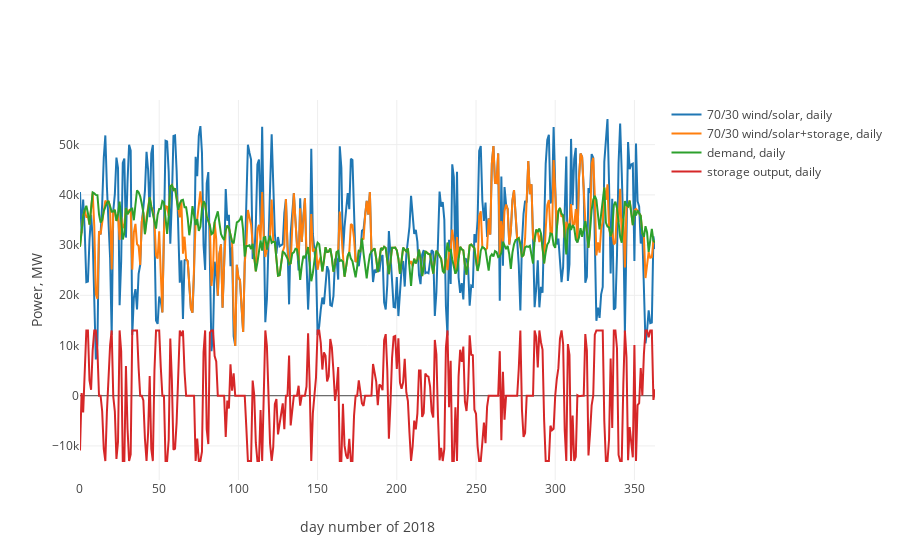
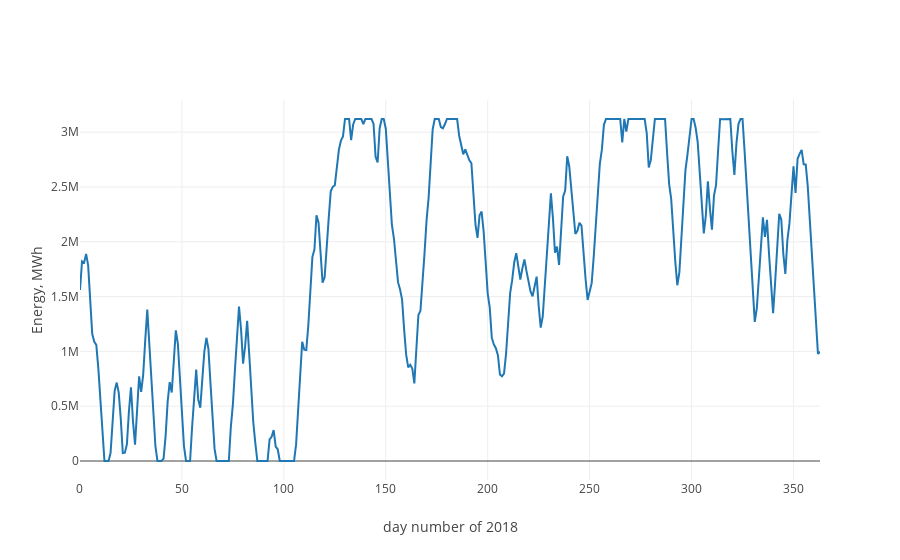

Notebook source saved alongside these figures, in order:
### Code cell
trace1 = go.Scatter(x=times_day[dayssim],y=renewmix[dayssim],name="70/30 wind/solar, daily")
trace2 = go.Scatter(x=times_day[dayssim],y=renewmix[dayssim]+store_out[dayssim],name="70/30 wind/solar+storage, daily")
trace3 = go.Scatter(x=times_day[dayssim],y=demand_day[dayssim],name="demand, daily")
trace4 = go.Scatter(x=times_day[dayssim],y=store_out[dayssim],name="storage output, daily")

#trace1 = go.Scatter(x=times_day,y=renewmix,name="70/30 wind/solar, daily")
iplot(go.Figure(data=[trace1,trace2,trace3,trace4],layout=layoutsk))

layoutene = go.Layout(yaxis=dict(automargin=True,title='Energy, MWh'),xaxis=dict(title='day number of 2018'))
trace4 = go.Scatter(x=times_day[dayssim],y=store_ene[dayssim],name="storage energy, daily")
iplot(go.Figure(data=[trace4],layout=layoutene))

### Figure 1 — Plotly figure (JSON) as saved in the notebook; plotly's stock layout.template omitted (floating-point values rounded to 4 significant figures; data arrays with more than 128 entries replaced by an {"elided": "..."} marker saying what was removed)
{"data": [{"name": "70/30 wind/solar, daily", "type": "scatter", "uid": "33e7b9b6-a0f5-4176-bfa0-e723844c99ca", "x": {"elided": "364 float values"}, "y": {"elided": "364 float values"}}, {"name": "70/30 wind/solar+storage, daily", "type": "scatter", "uid": "e501a6ac-e9b0-47ad-a5e0-a155a1049f68", "x": {"elided": "364 float values"}, "y": {"elided": "364 float values"}}, {"name": "demand, daily", "type": "scatter", "uid": "df10295d-8ee1-4934-ae4a-8b696f93ef90", "x": {"elided": "364 float values"}, "y": {"elided": "364 float values"}}, {"name": "storage output, daily", "type": "scatter", "uid": "3549a29f-ce93-425f-950a-82f03ff76a21", "x": {"elided": "364 float values"}, "y": {"elided": "364 float values"}}], "layout": {"xaxis": {"title": {"text": "day number of 2018"}}, "yaxis": {"automargin": true, "title": {"text": "Power, MW"}}}}

### Figure 2 — Plotly figure (JSON) as saved in the notebook; plotly's stock layout.template omitted (floating-point values rounded to 4 significant figures; data arrays with more than 128 entries replaced by an {"elided": "..."} marker saying what was removed)
{"data": [{"name": "storage energy, daily", "type": "scatter", "uid": "80850ad2-59e6-40df-adf5-b9b2d517eb6b", "x": {"elided": "364 float values"}, "y": {"elided": "364 float values"}}], "layout": {"xaxis": {"title": {"text": "day number of 2018"}}, "yaxis": {"automargin": true, "title": {"text": "Energy, MWh"}}}}
